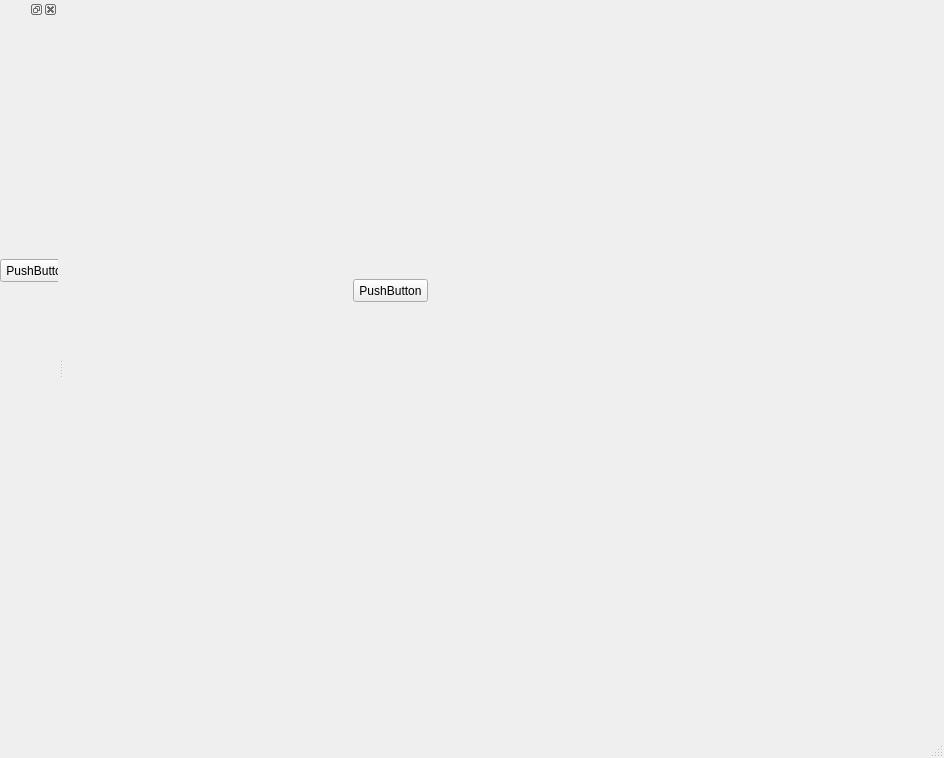
<?xml version="1.0" encoding="UTF-8"?>
<ui version="4.0">
 <class>MainWindow</class>
 <widget class="QMainWindow" name="MainWindow">
  <property name="geometry">
   <rect>
    <x>0</x>
    <y>0</y>
    <width>944</width>
    <height>758</height>
   </rect>
  </property>
  <property name="windowTitle">
   <string>MainWindow</string>
  </property>
  <widget class="QWidget" name="centralWidget">
   <layout class="QHBoxLayout" name="horizontalLayout">
    <item>
     <widget class="QWidget" name="drawer" native="true">
      <widget class="QPushButton" name="pushButton_2">
       <property name="geometry">
        <rect>
         <x>280</x>
         <y>270</y>
         <width>75</width>
         <height>23</height>
        </rect>
       </property>
       <property name="text">
        <string>PushButton</string>
       </property>
      </widget>
     </widget>
    </item>
   </layout>
  </widget>
  <widget class="QMenuBar" name="menubar">
   <property name="geometry">
    <rect>
     <x>0</x>
     <y>0</y>
     <width>944</width>
     <height>21</height>
    </rect>
   </property>
  </widget>
  <widget class="QStatusBar" name="statusbar"/>
  <widget class="QDockWidget" name="dockWidget">
   <attribute name="dockWidgetArea">
    <number>1</number>
   </attribute>
   <widget class="QWidget" name="dockWidgetContents">
    <widget class="QPushButton" name="pushButton">
     <property name="geometry">
      <rect>
       <x>0</x>
       <y>240</y>
       <width>75</width>
       <height>23</height>
      </rect>
     </property>
     <property name="text">
      <string>PushButton</string>
     </property>
    </widget>
   </widget>
  </widget>
 </widget>
 <resources/>
 <connections/>
</ui>
